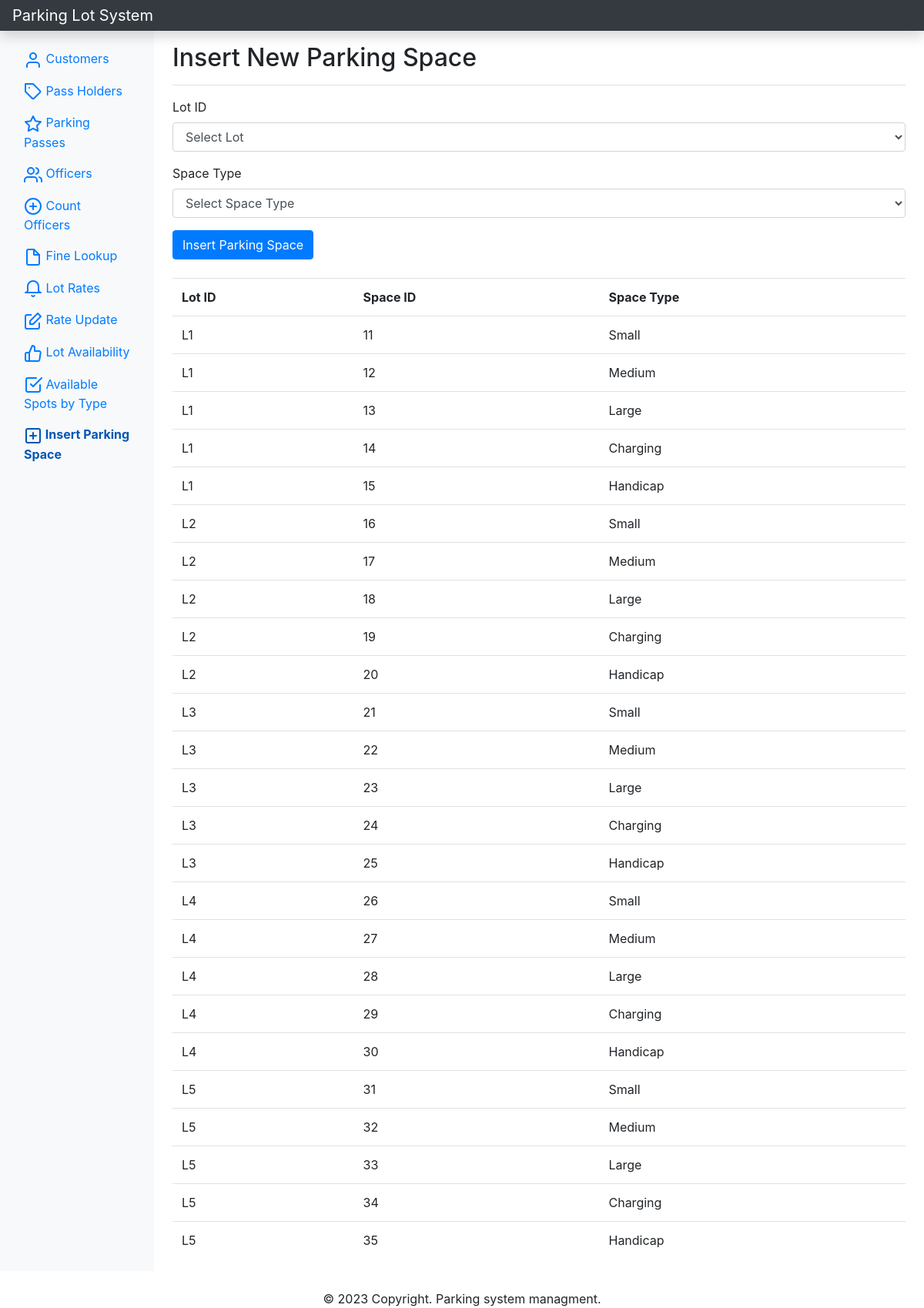
The page /insertparkingspace.php on the database its author committed.
### tables this page shows
CREATE TABLE Parking_Space
(
    Space_ID INT AUTO_INCREMENT,
    Lot_ID char(255),
    Space_Type char(255) NOT NULL,
    Is_Occupied char(255) DEFAULT 'False',
    PRIMARY KEY (Space_ID, Lot_ID),
    FOREIGN KEY (Lot_ID) REFERENCES Parking_Lot(Lot_ID) ON DELETE CASCADE,
    FOREIGN KEY (Space_Type) References Rate(Rate_Type)
);

### htdocs/lib/Template.php (called while the page is built, shortened)
<?php
class Template{
    protected $template;
    public function __construct($template) {
        $this->template = $template;
    }
    public function __toString() {
        include basename($this->template);
        return ob_get_clean();
    }
}

### htdocs/lib/Database.php (called while the page is built, shortened)
<?php
class Database {
    private $host = 'localhost';
    private $username = 'root';
    private $password = 'senghak096';
    private $dbname = 'parking_lot';
    private $dbh;
    private $stmt;
    public function __construct() {
        $dsn = 'mysql:host=' .$this->host. ';dbname='. $this->dbname;
        $options = array(
            PDO::ATTR_PERSISTENT => true,
            PDO::ATTR_ERRMODE => PDO::ERRMODE_EXCEPTION
        );
        try {
            $this->dbh = new PDO($dsn, $this->username, $this->password, $options);
        } catch(PDOException $e) {
            $this->error = $e->getMessage();
        }
    }
    public function query($query){
        $this->stmt = $this->dbh->prepare($query);
    }
    public function execute() {
        try {
            return $this->stmt->execute();
        } catch (PDOException $e) {
            $this->error = $e->getMessage();
        }
    }
    public function resultSet(){
        $this->execute();
        return $this->stmt->fetchAll(PDO::FETCH_OBJ);
    }
}

### htdocs/lib/ParkingSpace.php (called while the page is built, shortened)
<?php
class ParkingSpace
{
    private $db;
    public function __construct()
    {
        $this->db = new Database;
    }
    public function getAllSpaces()
    {
        $this->db->query("
            SELECT *
            FROM Parking_Space
            ORDER BY LENGTH(Lot_ID), Lot_ID, LENGTH(Space_ID), Space_ID;
        ");
        $results = $this->db->resultSet();
        return $results;
    }
    public function getAllDistinctLotIDs()
    {
        $this->db->query("
            SELECT DISTINCT Lot_ID
            FROM Parking_Space;
        ");
        $results = $this->db->resultSet();
        return $results;
    }
    public function getAllDistinctSpaceTypes()
    {
        $this->db->query("
            SELECT DISTINCT Space_Type
            FROM Parking_Space;
        ");
        $results = $this->db->resultSet();
        return $results;
    }
}

### htdocs/templates/insertParkingSpaceTemplate.php (the view, shortened to what this page needs)
<?php include 'inc/header.php'; ?>
<?php include 'inc/sidebar.php'; ?>
<main role="main" class="col-md-9 ml-sm-auto col-lg-10 px-md-4">
    <div class="d-flex justify-content-between flex-wrap flex-md-nowrap align-items-center pt-3 pb-2 mb-3 border-bottom">
        <h1 class="h2">Insert New Parking Space</h1>
    </div>
    <form method="post" action="insertparkingspace.php">
        <div class="form-group">
            <label>Lot ID</label>
            <select name="Lot_ID" class="form-control">
                <option value="0">Select Lot</option>
                </select>
        </div>
        <div class="form-group">
            <label>Space Type</label>
            <select name="Space_Type" class="form-control">
                <option value="0">Select Space Type </option>
            </select>
        </div>
        <input type="submit" name="submit" class="btn btn-primary" value="Insert Parking Space">
    </form>
    <br>
    <div>
        <table class="table">
            <tr>
                <th>Lot ID</th>
                <th>Space ID</th>
                <th>Space Type</th>
            </tr>
            <?php foreach ($spaces2 as $parkingspace) : ?>
                <tr>
                    <td><?php echo $parkingspace->Lot_ID; ?></td>
                    <td><?php echo $parkingspace->Space_ID; ?></td>
                    <td><?php echo $parkingspace->Space_Type; ?></td>
                </tr>
            <?php endforeach; ?>
        </table>
    </div>
    </main>
<?php include 'inc/footer.php'; ?>

### rows shown on the page
parking_space: Lot_ID "L1", Space_ID "11", Space_Type "Small"
parking_space: Lot_ID "L1", Space_ID "12", Space_Type "Medium"
parking_space: Lot_ID "L1", Space_ID "13", Space_Type "Large"
parking_space: Lot_ID "L1", Space_ID "14", Space_Type "Charging"
parking_space: Lot_ID "L1", Space_ID "15", Space_Type "Handicap"
parking_space: Lot_ID "L2", Space_ID "16", Space_Type "Small"
parking_space: Lot_ID "L2", Space_ID "17", Space_Type "Medium"
parking_space: Lot_ID "L2", Space_ID "18", Space_Type "Large"
parking_space: Lot_ID "L2", Space_ID "19", Space_Type "Charging"
parking_space: Lot_ID "L2", Space_ID "20", Space_Type "Handicap"
parking_space: Lot_ID "L3", Space_ID "21", Space_Type "Small"
parking_space: Lot_ID "L3", Space_ID "22", Space_Type "Medium"
parking_space: Lot_ID "L3", Space_ID "23", Space_Type "Large"
parking_space: Lot_ID "L3", Space_ID "24", Space_Type "Charging"
parking_space: Lot_ID "L3", Space_ID "25", Space_Type "Handicap"
parking_space: Lot_ID "L4", Space_ID "26", Space_Type "Small"
parking_space: Lot_ID "L4", Space_ID "27", Space_Type "Medium"
parking_space: Lot_ID "L4", Space_ID "28", Space_Type "Large"
parking_space: Lot_ID "L4", Space_ID "29", Space_Type "Charging"
parking_space: Lot_ID "L4", Space_ID "30", Space_Type "Handicap"
parking_space: Lot_ID "L5", Space_ID "31", Space_Type "Small"
parking_space: Lot_ID "L5", Space_ID "32", Space_Type "Medium"
parking_space: Lot_ID "L5", Space_ID "33", Space_Type "Large"
parking_space: Lot_ID "L5", Space_ID "34", Space_Type "Charging"
parking_space: Lot_ID "L5", Space_ID "35", Space_Type "Handicap"
